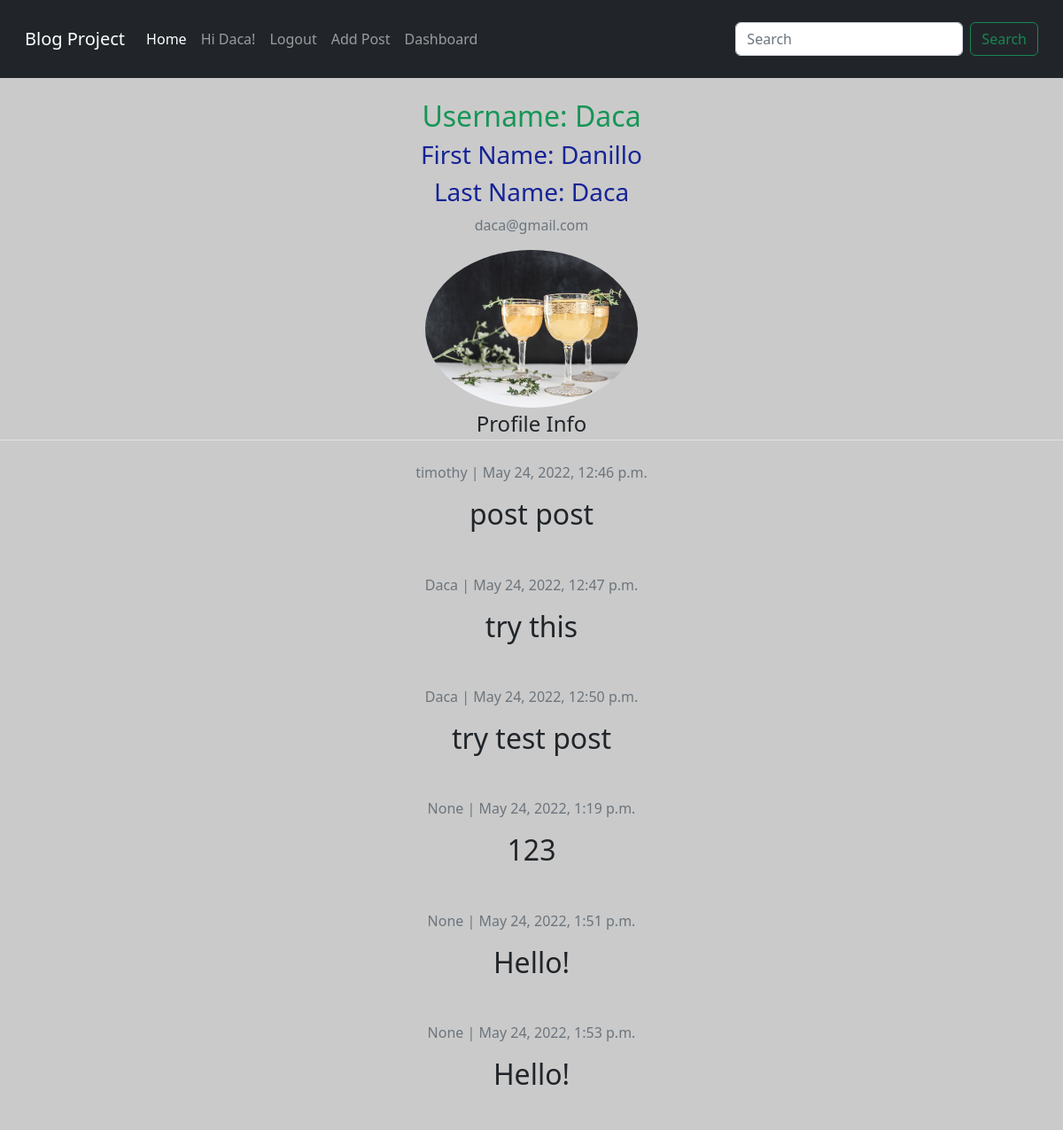
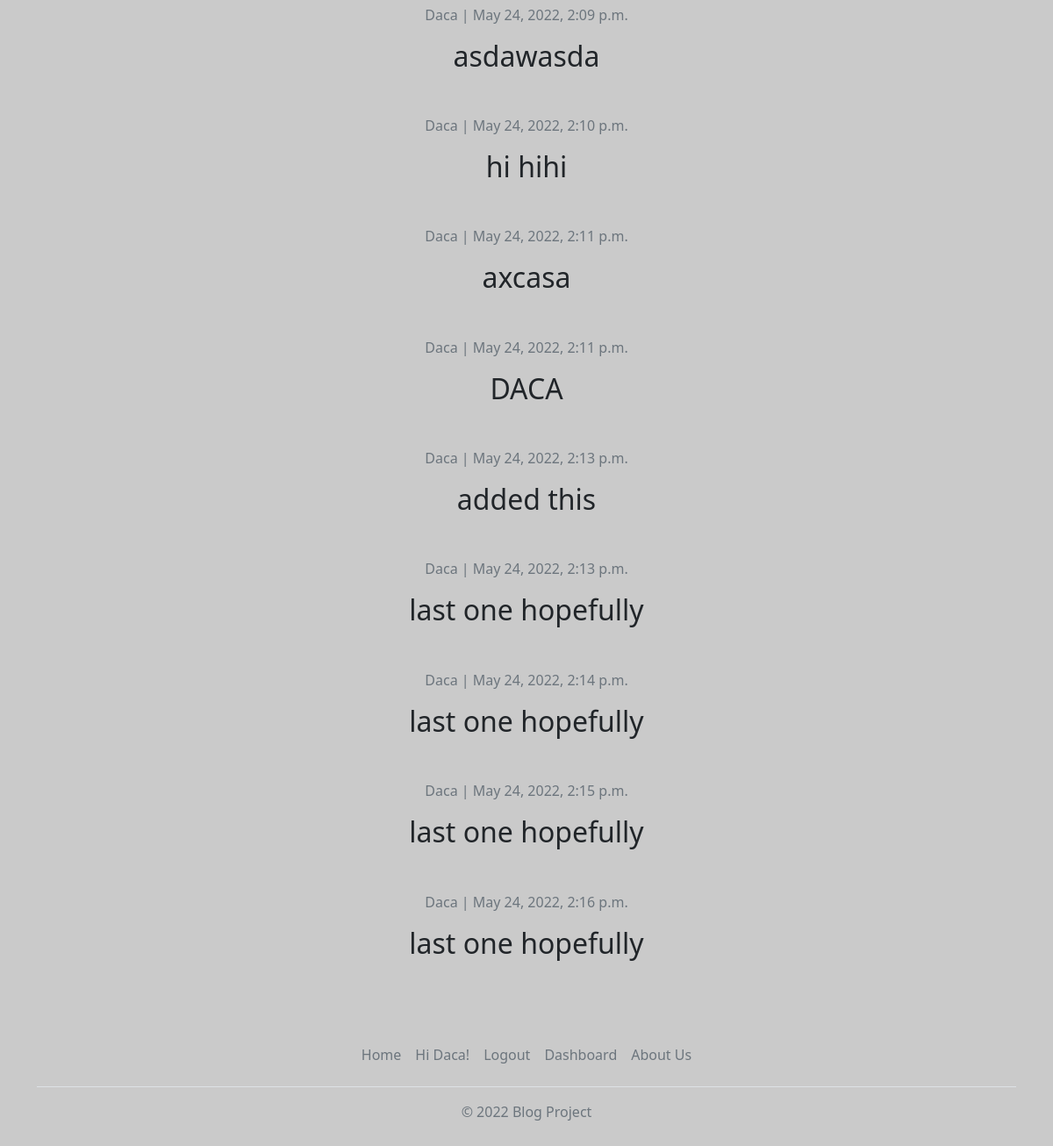
Screenshot of /user_profile/ (signed in) with the database file from the repository (2 pictures, top to bottom).
### blog_app/models.py (models this page shows, shortened)
class UserProfileInfo(models.Model):
    user = models.OneToOneField(User, on_delete=models.CASCADE)
    first_name = models.CharField(("First name"), max_length=50)
    last_name = models.CharField(("Last name"), max_length=50)
    profile_pic = models.ImageField(upload_to = 'profile_pics', blank = True)

class Post(models.Model):
    title = models.CharField(max_length=200, unique=True)
    author = models.ForeignKey(User, editable=False, on_delete= models.CASCADE,related_name='blog_posts', null=True)
    content = models.TextField()
    status = models.IntegerField(choices=STATUS, default=0)
    created_on = models.DateTimeField(auto_now_add=True)

### blog_app/views.py (the view)
# urls.py: url(r'^user_profile/$', views.user_profile, name="user_profile"),
@login_required
def user_profile(request):
    queryset = Post.objects.filter(status=1)
    post_dict = {'post_list': queryset}
    return render(request, 'blog_app/user_profile.html', context=post_dict)

### templates/blog_app/user_profile.html (shortened to what this page needs)
{% extends "blog_app/base.html" %}
{% block content %}
    <div class="content-section">
      <div class="media">
        <div class="media-body">
            <h2 class="account-heading" style="color:rgb(22, 150, 86);">Username: {{ user.username }}</h2>
            <h3>First Name: {{ request.user.first_name }}</h3>
            <h3>Last Name: {{ request.user.last_name }}</h3>
            <p class="text-secondary">{{ user.email }}</p>
            <img class="rounded-circle article-img" src="{{ user.userprofileinfo.profile_pic.url }}" width='240' alt={{user}}>
        </div>
      </div>
      <form method="POST" enctype="multipart/form-data">
        <fieldset class="form-group">
            <legend class="border-bottom mb-4">Profile Info</legend>
        </fieldset>
    </form>
    </div >
    {% for post in post_list %}
    <div class="card-body">
       <p class=" text-muted">{{ post.author }} | {{ post.created_on }}</p>
      <h2 class="card-title">{{ post.content }}</h2>
      <br><br>
    </div>
  {% endfor %}
{% endblock %}

### templates/blog_app/base.html (shortened to what this page needs)
{% load staticfiles %}
<!DOCTYPE html>
<html lang="en">
<head>
    <link href="https://cdn.jsdelivr.net/npm/bootstrap@5.2.0-beta1/dist/css/bootstrap.min.css" rel="stylesheet">
    <link rel="stylesheet" href="{% static "css/basicstyle.css" %}">
    <link href="{% static 'styles/base.css' %}" rel="stylesheet">
</head>
<body>
<header class="p-3 bg-dark">
<nav class="navbar navbar-expand-lg navbar-dark bg-dark">
  <div class="container-fluid">
    <div class="collapse navbar-collapse" id="navbarTogglerDemo01">
      <a class="navbar-brand" href="{% url 'index' %}">Blog Project</a>
      <ul class="navbar-nav me-auto mb-2 mb-lg-0">
        <li class="nav-item">
          <a class="nav-link active" aria-current="page" href="{% url 'index' %}">Home</a>
        </li>
{% if user.is_authenticated %}
        <li class="nav-item">
          <a class="nav-link" href="{% url 'user_profile' %}">Hi {{ user.username }}!</a>
        </li>
        <li class="nav-item">
          <a class="nav-link" href="{% url 'logout' %}">Logout</a>
        </li>
        <li class="nav-item">
          <a class="nav-link" href="{% url 'blog_app:addpost' %}">Add Post</a>
        </li>
{% endif %}
        <li class="nav-item">
          <a class="nav-link" href="#">Dashboard</a>
        </li>
      </ul>
      <form class="d-flex" role="search">
        <input class="form-control me-2" type="search" placeholder="Search" aria-label="Search">
        <button class="btn btn-outline-success" type="submit">Search</button>
      </form>
    </div>
  </div>
</nav>
  </header>
{% block content %}
{% endblock %}
<div class="container">
  <footer class="py-3 my-4">
    <ul class="nav justify-content-center border-bottom pb-3 mb-3">
      <li class="nav-item"><a href="{% url 'index' %}" class="nav-link px-2 text-muted">Home</a></li>
{% if user.is_authenticated %}
        <li class="nav-item">
          <a class="nav-link px-2 text-muted" href="#">Hi {{ user.username }}!</a>
        </li>
        <li class="nav-item">
          <a href="{% url 'logout' %}"  class="nav-link px-2 text-muted">Logout</a>
        </li>
{% endif %}
      <li class="nav-item"><a href="#" class="nav-link px-2 text-muted">Dashboard</a></li>
      <li class="nav-item"><a href="#" class="nav-link px-2 text-muted">About Us</a></li>
    </ul>
    <p class="text-center text-muted">© 2022 Blog Project</p>
  </footer>
</div>
</body>
</html>

### static/css/basicstyle.css (style rules this page uses)
body { background-color:rgb(202, 202, 202); }
h3 { color:rgb(22, 35, 150); }

### static/styles/base.css (style rules this page uses)
body { text-align:center; }

### rows the page displays
Post: author "timothy", created_on "May 24, 2022, 12:46 p.m.", content "post post"
Post: author "Daca", created_on "May 24, 2022, 12:47 p.m.", content "try this"
Post: author "Daca", created_on "May 24, 2022, 12:50 p.m.", content "try test post"
Post: author "None", created_on "May 24, 2022, 1:19 p.m.", content "123"
Post: author "None", created_on "May 24, 2022, 1:51 p.m.", content "Hello!"
Post: author "None", created_on "May 24, 2022, 1:53 p.m.", content "Hello!"
Post: author "Daca", created_on "May 24, 2022, 2:09 p.m.", content "asdawasda"
Post: author "Daca", created_on "May 24, 2022, 2:10 p.m.", content "hi hihi"
Post: author "Daca", created_on "May 24, 2022, 2:11 p.m.", content "axcasa"
Post: author "Daca", created_on "May 24, 2022, 2:11 p.m.", content "DACA"
Post: author "Daca", created_on "May 24, 2022, 2:13 p.m.", content "added this"
Post: author "Daca", created_on "May 24, 2022, 2:13 p.m.", content "last one hopefully"
Post: author "Daca", created_on "May 24, 2022, 2:14 p.m.", content "last one hopefully"
Post: author "Daca", created_on "May 24, 2022, 2:15 p.m.", content "last one hopefully"
Post: author "Daca", created_on "May 24, 2022, 2:16 p.m.", content "last one hopefully"

### other values shown
{{ user.username }} "Daca"
{{ request.user.first_name }} "Danillo"
{{ request.user.last_name }} "Daca"
{{ user.email }} "daca@gmail.com"
